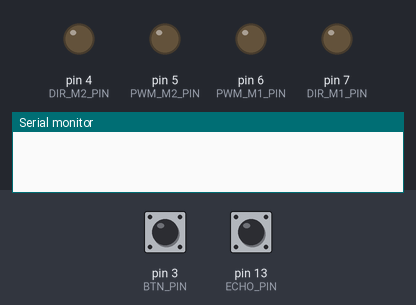
Recording of a sketch running on a simulated Arduino Uno, built with avr-gcc and run on an emulated ATmega328P. Parts: output pins drawn as LEDs (lit = HIGH), the last lines printed to the serial monitor. Inputs (shaded band) come from the test bench; at power-on: pin 3 (BTN_PIN) LOW, pin 13 (ECHO_PIN) LOW. Pins used as bus, display or sensor lines are not drawn.

Above: at 1.2 s.
1.3 s: pin 3 (BTN_PIN) pulled HIGH for 0.15 s
At 2.9 s:
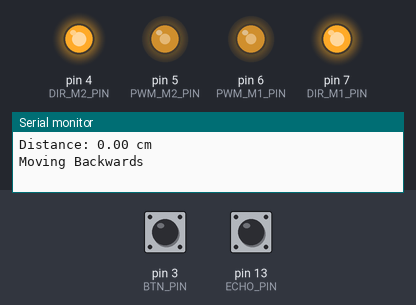
3.8 s: pin 13 (ECHO_PIN) pulsed HIGH 2 times (0.12 s each, 0.3 s apart)
At 4.9 s:
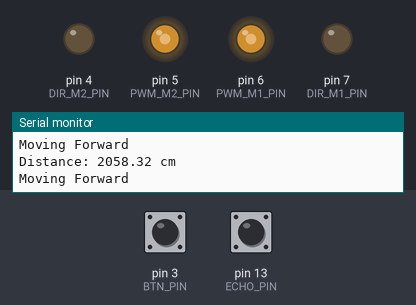
6.7 s: pin 13 (ECHO_PIN) pulsed HIGH 5 times (0.12 s each, 0.3 s apart)
At 9.4 s:
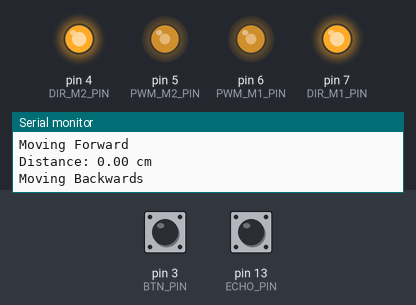
Timing chart, 0 to 10.9 s (numbered marks = the images above; inputs shaded):
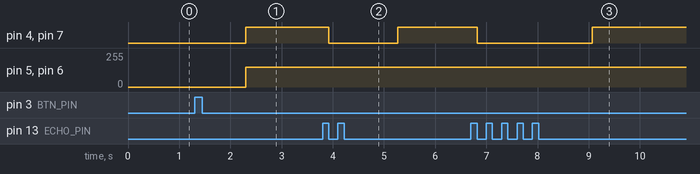

Measured:
- after the input at 1.3 s, pin 4 (DIR_M2_PIN), pin 7 (DIR_M1_PIN): LOW → HIGH after 1.0 s; pin 5 (PWM_M2_PIN), pin 6 (PWM_M1_PIN): 0/255 → 150/255 after 1.0 s
- after the input at 3.8 s, pin 4 (DIR_M2_PIN), pin 7 (DIR_M1_PIN): HIGH → LOW after 0.12 s, → HIGH 1.4 s later
- after the input at 6.7 s, pin 4 (DIR_M2_PIN), pin 7 (DIR_M1_PIN): HIGH → LOW after 0.12 s, → HIGH 2.3 s later

The sketch:

hl_standart_demo_check.ino
```cpp
// (licence header left out)
// Вывод приема данных и управления датчиком
const int TRIG_PIN = 12;
const int ECHO_PIN = 13;
// Выводы направления моторов
const int DIR_M1_PIN = 7;
const int DIR_M2_PIN = 4;
// Выводы скорости моторов
const int PWM_M1_PIN = 6;
const int PWM_M2_PIN = 5;
// Вывод кнопки
const int BTN_PIN = 3;

// Желаемое расстояние удержания на месте
const int GOAL_DISTANCE_CM = 10;
// Интервал удержания на месте +- см
const int DELTA_CM = 2;

// Скорость звука при +20°С составляет 343м/с → 1 / 343м/с = 0,002915с → 0,002915с * 1000 = 2.915мс
const float t_sound_ms = 2.915;

// флаг клика по кнопке
bool btn_flag = true;

void setup() {
  // Настройка скорости отладочного порта
  Serial.begin(9600);

  // Настройка выводов сонара
  pinMode(TRIG_PIN, OUTPUT);
  pinMode(ECHO_PIN, INPUT);
  // Настройка выводов моторов
  pinMode(DIR_M1_PIN,OUTPUT);
  pinMode(DIR_M2_PIN,OUTPUT);
  pinMode(PWM_M1_PIN,OUTPUT);
  pinMode(PWM_M2_PIN,OUTPUT);
  // Настройка вывода кнопки
  pinMode(BTN_PIN, INPUT);
  // Сброс скорости моторов
  analogWrite(PWM_M1_PIN, 0);
  analogWrite(PWM_M2_PIN, 0);
}

void loop() {
  // Смена флага кликом по кнопке
  if (digitalRead(BTN_PIN) && btn_flag) {
    btn_flag = false;
  }

  // После клика по кнопке, выполняется код удержания дистанции
  if (!btn_flag) {
    // Переменные для хранения длительности импульса от сонара и расстояния
    long duration;
    float distance_cm;

    // Генерация импульса 10 микросекунд
    digitalWrite(TRIG_PIN, LOW);
    delayMicroseconds(10);
    digitalWrite(TRIG_PIN, HIGH);

    // Получение длительности отраженного импульса
    duration = pulseIn(ECHO_PIN, HIGH);

    // Пересчет длительности в растояние (см)
    distance_cm = ((duration / 2) / t_sound_ms) / 10.0;

    Serial.print("Distance: ");
    Serial.print(distance_cm);
    Serial.println(" cm");

    if (distance_cm > GOAL_DISTANCE_CM + DELTA_CM) { // Движение на припятствие когда расстояние больше заданного
      digitalWrite(DIR_M1_PIN, LOW);
      digitalWrite(DIR_M2_PIN, LOW);
      analogWrite(PWM_M1_PIN, 150);
      analogWrite(PWM_M2_PIN, 150);
      Serial.println("Moving Forward");
    }
    else if (distance_cm < GOAL_DISTANCE_CM - DELTA_CM) { // Движение от препятствия когда расстояние меньше заданного
      digitalWrite(DIR_M1_PIN, HIGH);
      digitalWrite(DIR_M2_PIN, HIGH);
      analogWrite(PWM_M1_PIN, 150);
      analogWrite(PWM_M2_PIN, 150);
      Serial.println("Moving Backwards");
    }
    else { // Остановка моторов если попали в желаемый диапазон
      analogWrite(PWM_M1_PIN, 0);
      analogWrite(PWM_M2_PIN, 0);
      Serial.println("Moving Stop");
    }

    delay(50); // >30 для подавления эффекта эхо сонара
  }

}
```
